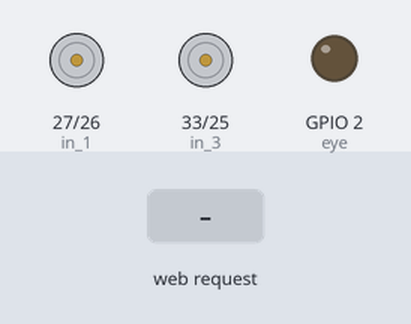
The sketch below on a simulated ESP32. On the bench: motor-driver pin pairs drawn as motors (green arrow = first pin HIGH = forward, orange = second pin HIGH = backward, longer = more drive, scaled by the enable pin), output pins drawn as LEDs (lit = HIGH). The inputs (shaded band) are chosen by the test bench. WiFi joins after 1.5 s; servers stay silent unless stated; what the sketch prints to the serial monitor is not drawn.

Above: at 2.7 s.
2.8 s: HTTP request GET /forward received
4.3 s: HTTP request GET /backward received
5.8 s: HTTP request GET /left received
7.3 s: HTTP request GET /right received
8.8 s: HTTP request GET /on received
At 10.0 s:
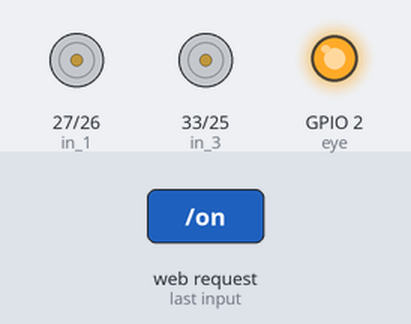
10.3 s: HTTP request GET /stop received
Timing chart, 0 to 12.8 s (numbered marks = the images above; inputs shaded):
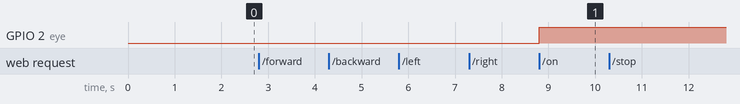

The sketch:

robot-pwm-touch.ino
```cpp
/*
  ESP32 Remote WiFi PWM Control
*/

#include <WiFi.h>

static const int en_1 = 14;
static const int en_2 = 32;
static const int in_1 = 27;
static const int in_2 = 26;
static const int in_3 = 33;
static const int in_4 = 25;
static const int eye = 2;

const int freq = 2000;
const int ledChannel = 0;
const int resolution = 8;


// Network credentials
const char* ssid     = "wifissid";
const char* password = "yourpassword";

// Web server on port 80 (http)
WiFiServer server(80);

// Variable to store the HTTP request
String header;

// Decode HTTP GET value
String valueString = String(5);
int dutyCycle1 = 0;
int dutyCycle2 = 0;

// Current time
unsigned long currentTime = millis();
// Previous time
unsigned long previousTime = 0;
// Define timeout time in milliseconds (example: 2000ms = 2s)
const long timeoutTime = 2000;

void setup() {

  ledcSetup(ledChannel, freq, resolution);
  ledcAttachPin(en_1, ledChannel);
  ledcAttachPin(en_2, ledChannel);
  pinMode(in_1, OUTPUT);
  pinMode(in_2, OUTPUT);
  pinMode(in_3, OUTPUT);
  pinMode(in_4, OUTPUT);
  pinMode(eye, OUTPUT);

 // Start serial
  Serial.begin(115200);


  // Connect to Wi-Fi network with SSID and password
  Serial.print("Connecting to ");
  Serial.println(ssid);
  WiFi.begin(ssid, password);
  while (WiFi.status() != WL_CONNECTED) {
    delay(500);
    Serial.print(".");
  }
  // Print local IP address and start web server
  Serial.println("");
  Serial.println("WiFi connected.");
  Serial.println("IP address: ");
  Serial.println(WiFi.localIP());
  server.begin();
}

void loop(){

  // Listen for incoming clients
  WiFiClient client = server.available();

  // Client Connected
  if (client) {
    // Set timer references
    currentTime = millis();
    previousTime = currentTime;

    // Print to serial port
    Serial.println("New Client.");

    // String to hold data from client
    String currentLine = "";

    // Do while client is connected
    while (client.connected() && currentTime - previousTime <= timeoutTime) {
      currentTime = millis();
      if (client.available()) {             // if there's bytes to read from the client,
        char c = client.read();             // read a byte, then
        Serial.write(c);                    // print it out the serial monitor
        header += c;
        if (c == '\n') {                    // if the byte is a newline character
          // if the current line is blank, you got two newline characters in a row.
          // that's the end of the client HTTP request, so send a response:
          if (currentLine.length() == 0) {

            // HTTP headers always start with a response code (e.g. HTTP/1.1 200 OK) and a content-type
            client.println("HTTP/1.1 200 OK");
            client.println("Content-type:text/html");
            client.println("Connection: close");
            client.println();

            // Display the HTML web page

            // HTML Header
            client.println("<!DOCTYPE html><html>");
            client.println("<head><meta name=\"viewport\" content=\"width=device-width, initial-scale=1\">");
            client.println("<link rel=\"icon\" href=\"data:,\">");

            // CSS - Modify as desired
            client.println("<style>body { text-align: center; font-family: \"Trebuchet MS\", Arial; margin-left:auto; margin-right:auto; }");
            client.println("button {font-size: 17px; border-radius: 12px; padding: 16px 32px; }");
            client.println(".slider { -webkit-appearance: none; width: 300px; height: 25px; border-radius: 10px; background: #ffffff; outline: none;  opacity: 0.7;-webkit-transition: .2s;  transition: opacity .2s;}");
            client.println(".slider::-webkit-slider-thumb {-webkit-appearance: none; appearance: none; width: 35px; height: 35px; border-radius: 50%; background: #ff3410; cursor: pointer; }</style>");

            // Get JQuery
            client.println("<script src=\"https://ajax.googleapis.com/ajax/libs/jquery/3.6.0/jquery.min.js\"></script>");

            // Page title
            client.println("</head><body style=\"background-color:#70cfff;\"><h1 style=\"color:#ff3410;\">PWM Robot Control</h1>");

            // Position display
            client.println("<h2 style=\"color:#ffffff;\">Position: <span id=\"pwmPos\"></span></h2>");

            // Slider control
            client.println("<input type=\"range\" min=\"0\" max=\"255\" class=\"slider\" id=\"pwmSlider\" onchange=\"pwm(this.value)\" value=\""+valueString+"\"/>");


            // Buttons
            client.println("<table align=\"center\"><tr><td></td><td><button style=\"background: magenta;\" id=\"forward\">^</button></td></tr>");
            client.println("<tr><td><button style=\"background: magenta;\" id=\"left\"><</button></td>");
            client.println("<td><button style=\"background: magenta;\" id=\"blink\">O</button></td>");
            client.println("<td><button style=\"background: magenta;\" id=\"right\">></button></td></tr>");
            client.println("<tr><td></td><td><button style=\"background: magenta;\" id=\"backward\">v</button></td><td></td></tr></table>");


            // Javascript


            client.println("<script>var slider = document.getElementById(\"pwmSlider\");");
            client.println("var pwmP = document.getElementById(\"pwmPos\"); pwmP.innerHTML = slider.value;");
            client.println("slider.oninput = function() { slider.value = this.value; pwmP.innerHTML = this.value; }");
            client.println("$.ajaxSetup({timeout:1000}); function pwm(pos) { ");
            client.println("$.get(\"/?value=\" + pos + \"&\"); {Connection: close};}");
            client.println("$.ajaxSetup({timeout:1000}); $(\'#forward\').on(\'touchstart\', function(){ $.get(\'/forward\'); {Connection: close}; });");
            client.println("$.ajaxSetup({timeout:1000}); $(\'#forward\').on(\'touchend\', function(){ $.get(\'/stop\'); {Connection: close}; });");
            client.println("$.ajaxSetup({timeout:1000});$(\'#backward\').on(\'touchstart\', function(){ $.get(\'/backward\'); {Connection: close}; });");
            client.println("$.ajaxSetup({timeout:1000}); $(\'#backward\').on(\'touchend\', function(){ $.get(\'/stop\'); {Connection: close}; });");
            client.println("$.ajaxSetup({timeout:1000});$(\'#left\').on(\'touchstart\', function(){ $.get(\'/left\'); {Connection: close}; });");
            client.println("$.ajaxSetup({timeout:1000}); $(\'#left\').on(\'touchend\', function(){ $.get(\'/stop\'); {Connection: close}; });");
            client.println("$.ajaxSetup({timeout:1000});$(\'#right\').on(\'touchstart\', function(){ $.get(\'/right\'); {Connection: close}; });");
            client.println("$.ajaxSetup({timeout:1000}); $(\'#right\').on(\'touchend\', function(){ $.get(\'/stop\'); {Connection: close}; });");
            client.println("$.ajaxSetup({timeout:1000}); $(\'#blink\').on(\'touchstart\', function(){ $.get(\'/on\'); {Connection: close}; });");
            client.println("$.ajaxSetup({timeout:1000}); $(\'#blink\').on(\'touchend\', function(){ $.get(\'/off\'); {Connection: close}; }); </script>");


            // End page
            client.println("</body></html>");

            // GET data
            if(header.indexOf("GET /?value=")>=0) {
              dutyCycle1 = header.indexOf('=');
              dutyCycle2 = header.indexOf('&');

              // String with motor position
              valueString = header.substring(dutyCycle1+1, dutyCycle2);

              // Move servo into position
              ledcWrite(ledChannel, valueString.toInt());

              // Print value to serial monitor
              Serial.print("Val =");
              Serial.println(valueString);
            }


           // The HTTP response ends with another blank line
            client.println();

            // Break out of the while loop
            break;

          } else {
            // New lline is received, clear currentLine
            currentLine = "";
          }
        } else if (c != '\r') {  // if you got anything else but a carriage return character,
          currentLine += c;      // add it to the end of the currentLine
        }

          if (currentLine.endsWith("GET /forward")) {
                 digitalWrite(in_1, HIGH);
                 digitalWrite(in_2, LOW);
                 digitalWrite(in_3, HIGH);
                 digitalWrite(in_4, LOW);
             }
          if (currentLine.endsWith("GET /backward")) {
                  digitalWrite(in_1, LOW);
                  digitalWrite(in_2, HIGH);
                  digitalWrite(in_3, LOW);
                  digitalWrite(in_4, HIGH);
               }
          if (currentLine.endsWith("GET /stop")) {
                 digitalWrite(in_1, LOW);
                 digitalWrite(in_2, LOW);
                 digitalWrite(in_3, LOW);
                 digitalWrite(in_4, LOW);
             }

           if (currentLine.endsWith("GET /left")) {
                 digitalWrite(in_1, LOW);
                 digitalWrite(in_2, HIGH);
                 digitalWrite(in_3, HIGH);
                 digitalWrite(in_4, LOW);
             }
           if (currentLine.endsWith("GET /right")) {
                 digitalWrite(in_1, HIGH);
                 digitalWrite(in_2, LOW);
                 digitalWrite(in_3, LOW);
                 digitalWrite(in_4, HIGH);
             }
             if (currentLine.endsWith("GET /on")) {
                  digitalWrite(eye, HIGH);
              }
             if (currentLine.endsWith("GET /off")) {
               digitalWrite(eye, LOW);
               }

      }
    }
    // Clear the header variable
    header = "";
    // Close the connection
    client.stop();
    Serial.println("Client disconnected.");
    Serial.println("");
  }
}
```

Measured:
- after the input at 8.8 s, GPIO 2 (eye): LOW → HIGH at once
